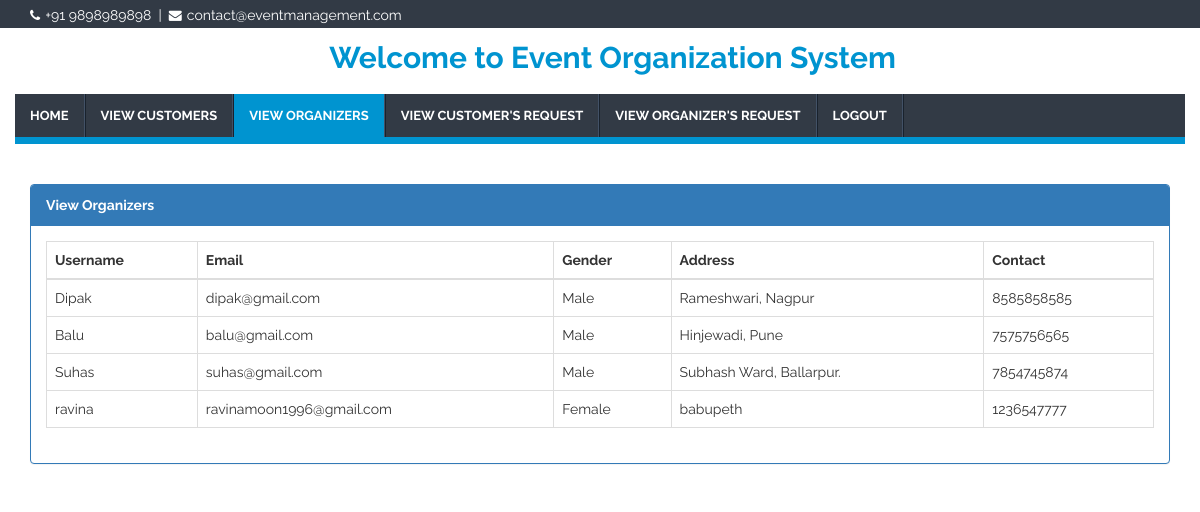
/view_organizers.php (signed in), run on the app's committed database.
### tables this page shows
CREATE TABLE IF NOT EXISTS `organizer_reg` (
  `id` int(11) NOT NULL AUTO_INCREMENT,
  `uname` varchar(50) NOT NULL,
  `email` varchar(50) NOT NULL,
  `password` varchar(50) NOT NULL,
  `dob` varchar(50) NOT NULL,
  `gender` varchar(20) NOT NULL,
  `address` varchar(100) NOT NULL,
  `contact` varchar(20) NOT NULL,
  `ans` varchar(20) NOT NULL,
  `date` timestamp NOT NULL DEFAULT CURRENT_TIMESTAMP ON UPDATE CURRENT_TIMESTAMP,
  PRIMARY KEY (`id`)
);

### view_organizers.php (the view, shortened to what this page needs)
<?php
    $con = mysqli_connect("localhost","root","","event_management");
    if(isset($_SESSION['username'])){
?>
<!DOCTYPE html>
<html lang="en">
<head>
    <link rel="stylesheet" href="css/bootstrap.min.css">
    <link rel="stylesheet" href="css/font-awesome.min.css">
    <link rel="stylesheet" href="css/style.css">
</head>
<body data-spy="scroll" data-offset="50" data-target=".navbar-collapse">
    <header id="header">
        <div id="top-bar">
            <div class="container">
                <div class="row">
                    <div class="col-sm-7 hidden-xs top-info">
                        <span>
                            <i class="fa fa-phone"></i>+91 9898989898</span>&nbsp;&nbsp;|&nbsp;
                        <span>
                            <i class="fa fa-envelope"></i>contact@eventmanagement.com </span>
                    </div>
                </div>
            </div>
        </div>
        <div id="logo-bar" class="clearfix" style="margin-bottom: -5px;margin-top: -12px;">
            <div class="container">
                <div class="row">
                    <div style="margin-top: -25px;margin-bottom: 25px">
                        <center>
                            <h2 class="logo-head">
                                <strong>Welcome to Event Organization System</strong>
                            </h2>
                        </center>
                    </div>
                </div>
            </div>
        </div>
        <div class="navbar navbar-default navbar-static-top container" role="navigation" style="margin-bottom: -110px;">
            <div class="row">
                <div class="navbar-collapse collapse">
                    <ul class="nav navbar-nav">
                        <li>
                            <a href="admin_dashboard.php">HOME</a>
                        </li>
                        <li>
                            <a href="view_customers.php" class="smoothScroll">VIEW CUSTOMERS</a>
                        </li>
                        <li id="view_organizer">
                            <a href="view_organizers.php" class="smoothScroll">VIEW ORGANIZERS</a>
                        </li>
                        <li>
                            <a href="view_customerReq.php" class="smoothScroll">VIEW CUSTOMER'S REQUEST</a>
                        </li>
                        <li>
                            <a href="view_organizerReq.php" class="smoothScroll">VIEW ORGANIZER'S REQUEST</a>
                        </li>
                        <li>
                            <a href="admin_logout.php" class="smoothScroll">LOGOUT</a>
                        </li>
                    </ul>
                </div>
            </div>
        </div>
    </header>
    <div class="container" style="margin-top: 150px;">
        <div class="panel panel-primary">
            <div class="panel-heading"><strong>View Organizers</strong></div>
            <div class="panel-body">
                <table class="table table-bordered table-hover">
                    <thead>
                    <tr>
                        <th>Username</th>
                        <th>Email</th>
                        <th>Gender</th>
                        <th>Address</th>
                        <th>Contact</th>
                    </tr>
                    </thead>
                    <tbody>
                    <?php
                        $sql = "select * from organizer_reg";
                        $result = mysqli_query($con,$sql);
                        if(mysqli_num_rows($result) > 0){
                            while($row = mysqli_fetch_array($result)){
                    ?>
                    <tr>
                        <td><?php echo $row['uname'] ?></td>
                        <td><?php echo $row['email'] ?></td>
                        <td><?php echo $row['gender'] ?></td>
                        <td><?php echo $row['address'] ?></td>
                        <td><?php echo $row['contact'] ?></td>
                    </tr>
                    <?php }} ?>
                    </tbody>
                </table>
            </div>
        </div>
    </div>
</body>
</html>
<?php
    }
    else{
        header('Location: index.php');
    }
?>

### css/style.css (style rules this page uses)
body { background: #ffffff; font-family: 'Raleway', sans-serif; font-weight: 400; position: relative; }
h2, h3, h4 { font-weight: bold; }
.logo-head { margin-top: 50px; color: #0094d0; margin-left: 25px; }
.navbar-default .navbar-nav li a { font-size: 13px; font-weight: bold; line-height: 13px; }
#header { z-index: 999; background: #fff; width: 100%; transition: all 0.4s ease-in-out 0s; }
#top-bar { background: #323A45; color: #fff; padding: 5px 0 3px; }
.top-info span i { font-size: 13px; margin-right: 5px; }
.navbar { margin-bottom: 0; background: #323A45; min-height: 35px; border: none; border-bottom: 7px solid #0094d0; }
.navbar-default .navbar-collapse, .navbar-default .navbar-form { border-color: transparent; }
.navbar-nav { border-right: 1px solid #19222d; }
.navbar-default .navbar-nav > li:first-child { border-left: none; }
.navbar-default .navbar-nav > li { border-left: 1px solid #19222d; border-right: 1px solid #425166; }
.navbar-default .navbar-nav>li>a { color: #fff; }

### view_organizers.php (style rules this page uses)
ul > li#view_organizer { background: #0094d0; color:#fff; }

### data on the page
organizer_reg: uname "Dipak", email "dipak@gmail.com", gender "Male", address "Rameshwari, Nagpur", contact "8585858585"
organizer_reg: uname "Balu", email "balu@gmail.com", gender "Male", address "Hinjewadi, Pune", contact "7575756565"
organizer_reg: uname "Suhas", email "suhas@gmail.com", gender "Male", address "Subhash Ward, Ballarpur.", contact "7854745874"
organizer_reg: uname "ravina", email "ravinamoon1996@gmail.com", gender "Female", address "babupeth", contact "1236547777"
